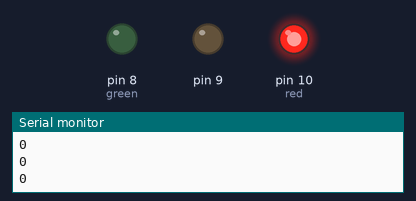
Simulated run of this sketch. Board: Arduino Uno, built with avr-gcc and run on an emulated ATmega328P. Shown: output pins drawn as LEDs (lit = HIGH), the last lines printed to the serial monitor.

Above: at 12.5 s.
At 31.2 s:
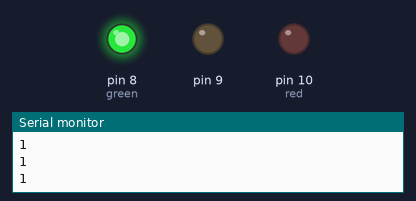
At 49.7 s:
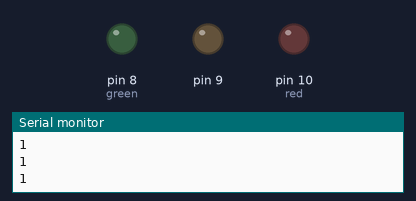
Timing chart, 0 to 57.5 s (numbered marks = the images above):
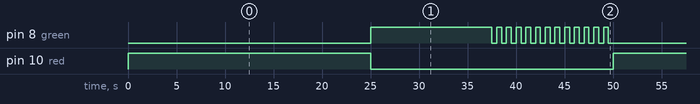

Measured:
- by itself, pin 10 (red): alternates HIGH for 25.0 s and LOW for 25.0 s
- by itself, pin 8 (green): goes HIGH 12.5 s, 12 × (LOW 0.50 s, HIGH 0.50 s), LOW 25.5 s, HIGH 12.5 s, 12 × (LOW 0.50 s, HIGH 0.50 s), LOW 25.5 s, then HIGH
- by itself, everything shown: repeats every 50.0 s, in 27 steps

The sketch:

traffic_light_control.ino
```cpp
// 8 G, 9 Y, 10 R
const int green = 8, red = 10;

void setup() {
  // put your setup code here, to run once:
  pinMode(green, OUTPUT);
  pinMode(9, OUTPUT);
  pinMode(red, OUTPUT);

  Serial.begin(9600);
}

char flag = '1';
const int time_unit = 500;
const int red_clock = 50;
const int green_clock = 50;
int cur_light = 0;
int light_count = green_clock;

int green_on = 1;

void blink_green_light() {
  if(green_on) digitalWrite(green, LOW);
  else digitalWrite(green, HIGH);

  green_on = (green_on + 1) % 2;
}

void loop() {
  if(light_count == 0) {
    cur_light = (cur_light + 1) % 2;
    light_count = (cur_light) ? green_clock : red_clock;
  }
  Serial.println(cur_light);
  switch (cur_light) {
    case 1 :
      digitalWrite(red, LOW);
      if(light_count > green_clock / 2) digitalWrite(green, HIGH);
      else blink_green_light();
      break;
    case 0 :
      digitalWrite(10, HIGH);
      digitalWrite(8, LOW);
      digitalWrite(9, LOW);
      green_on = 1;
  }
  delay(time_unit);
  light_count--;
}
```
